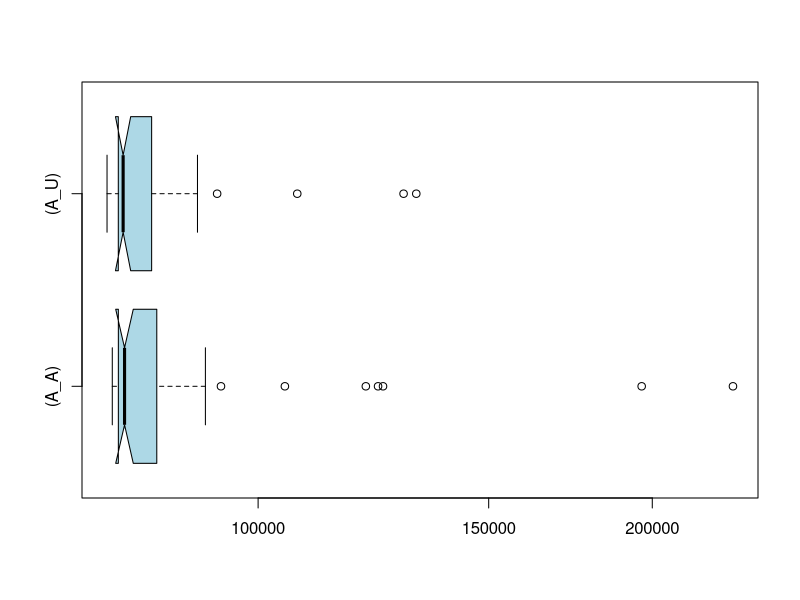

Reproduce this figure in R.
if (exists("A_A")) remove("A_A")
if (exists("A_U")) remove("A_U")
if (exists("C_A")) remove("C_A")
if (exists("C_U")) remove("C_U")
A_U<-c(84616,89154,82732,83552,81919,129149,107127,132067,85920,79833,78289,78056,78824,79775,78295,86387,78469,80002,77897,78194,78142,83101,78759,77919,78178,93048,78203,78701,78904,77328,79795,78613,82925,78798,79622,78621,77735,79927,80867,89887,82948,77308,78464,77692,78579,80417,82541,78837,76670,77783)
A_A<-c(230488,87885,86143,83679,104820,124564,123483,196303,120856,81977,79888,79072,78938,78605,82636,78201,78005,78428,79234,79651,86046,78413,82340,78376,79532,78211,93679,78021,86674,78399,77682,78100,78193,78751,81511,78948,77851,80261,79064,83029,91148,83185,78131,77929,78570,77744,77381,78605,78025,78334)
if (exists("A_U")) boxplot.stats(A_U)
if (exists("A_A")) boxplot.stats(A_A)
if (exists("C_U")) boxplot.stats(C_U)
if (exists("C_A")) boxplot.stats(C_A)
if (exists("A_U")) summary(A_U)
if (exists("A_A")) summary(A_A)
if (exists("C_U")) summary(C_U)
if (exists("C_A")) summary(C_A)
if (exists("A_U")) boxplot(A_A,A_U,col="lightblue",horizontal=TRUE,log="x",match=TRUE,names=c("(A_A)","(A_U)"),notch=TRUE)
if (exists("C_U")) boxplot(C_A,C_U,col="lightblue",horizontal=TRUE,log="x",match=TRUE,names=c("(C_A)","(C_U)"),notch=TRUE)
